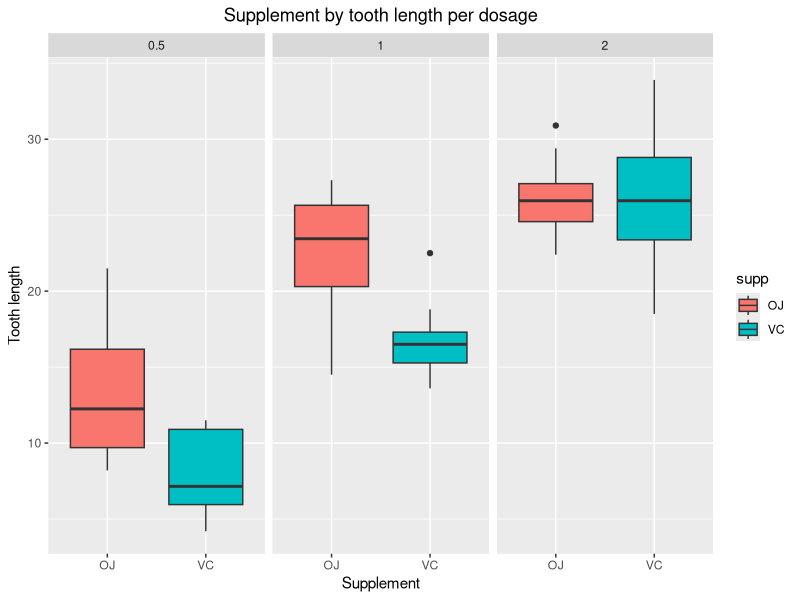

Source code (R):
## ---- chunk 1
knitr::opts_chunk$set(echo = TRUE)
## ---- chunk 2
data(ToothGrowth)
str(ToothGrowth)
summary(ToothGrowth)
unique(ToothGrowth$supp)
## ---- chunk 3
dose0.5 <- t.test(len ~ supp, ToothGrowth[(ToothGrowth$dose == 0.5),])
dose1 <- t.test(len ~ supp, ToothGrowth[(ToothGrowth$dose == 1),])
dose2 <- t.test(len ~ supp, ToothGrowth[(ToothGrowth$dose == 2),])

SummaryTStatistics <- data.frame(
  "p-value" = c(dose0.5$p.value, dose1$p.value, dose2$p.value),
  "CI95 low" = c(dose0.5$conf.int[1],dose1$conf.int[1], dose2$conf.int[1]),
  "CI95 high" = c(dose0.5$conf.int[2],dose1$conf.int[2], dose2$conf.int[2]),
  "Orange Juice mean" = c(dose0.5$estimate[[1]],dose1$estimate[[1]],dose2$estimate[[1]]),
  'Vitamin C mean' = c(dose0.5$estimate[[2]],dose1$estimate[[2]],dose2$estimate[[2]]),
  row.names = c("Dosage 0.5","Dosage 1","Dosage 2"))
SummaryTStatistics
## ---- chunk 4
library(ggplot2)
ggplot(ToothGrowth, aes(factor(supp), len, fill = supp))+
  geom_boxplot() +
  facet_grid(.~dose) +
  xlab("Supplement") +
  ylab("Tooth length") +
  ggtitle("Supplement by tooth length per dosage") +
  theme(plot.title = element_text(hjust = 0.5)) 
